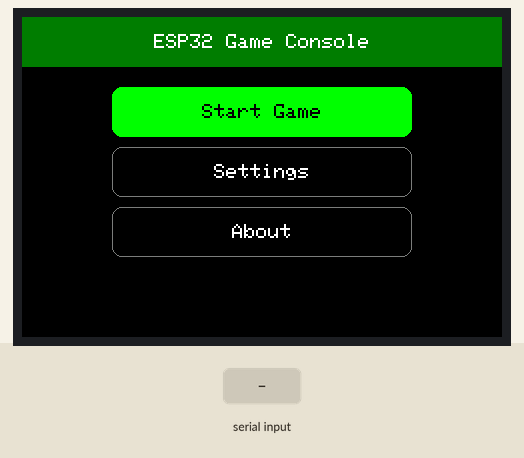
Recording of a sketch running on a simulated ESP32. Parts: 480×320 colour display. Inputs (shaded band) come from the test bench.

Above: at 1.5 s.
1.6 s: "w" received over Serial
At 2.2 s:
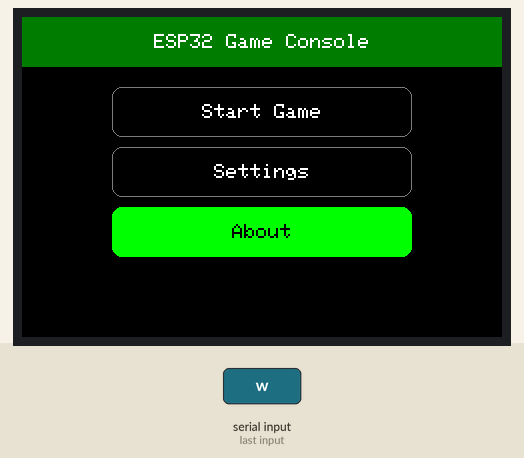
3.1 s: "d" received over Serial
At 4.2 s:
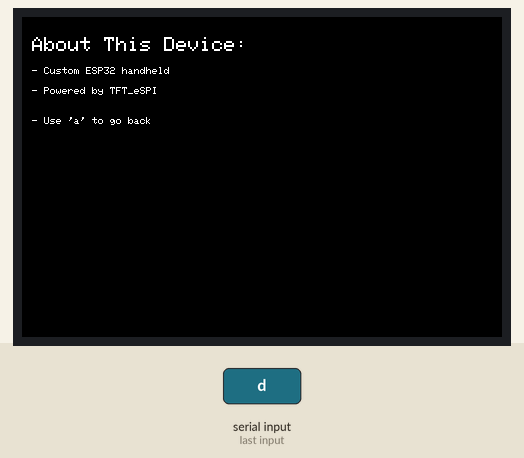
4.7 s: "a" received over Serial
At 6.0 s:
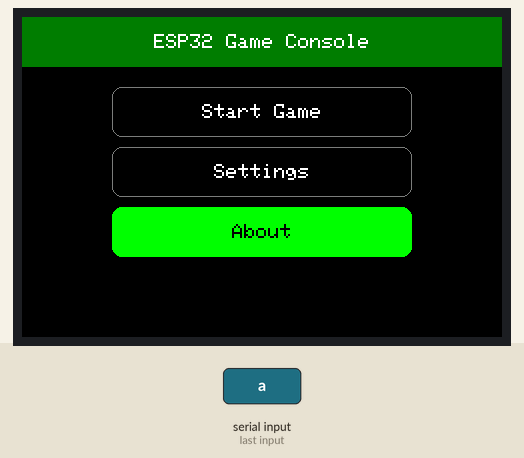
6.4 s: "w" received over Serial
At 7.0 s:
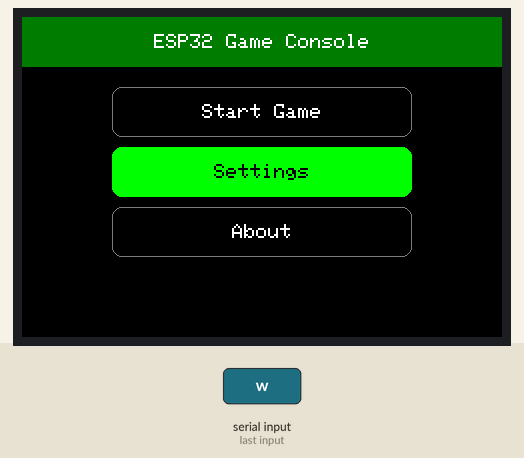
7.9 s: "w" received over Serial
At 8.2 s:
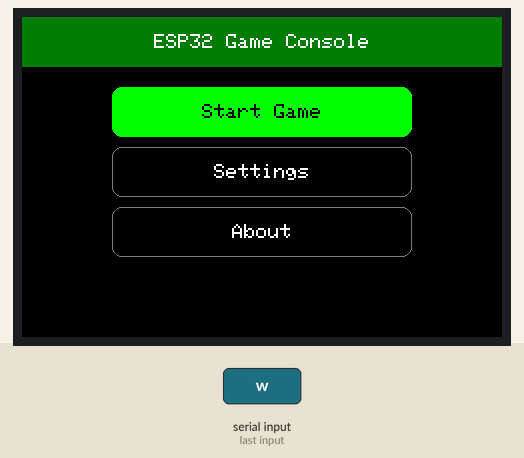
Timing chart, 0 to 10.4 s (numbered marks = the images above; inputs shaded):
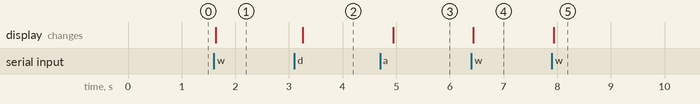

The sketch:

GameSlug-home.ino
```cpp
#include <TFT_eSPI.h>
#include <SPI.h>

TFT_eSPI tft = TFT_eSPI();

enum Screen {
  SCREEN_HOME,
  SCREEN_ABOUT
};

Screen currentScreen = SCREEN_HOME;

const char* menuItems[] = { "Start Game", "Settings", "About" };
const int menuItemCount = sizeof(menuItems) / sizeof(menuItems[0]);

const int SCREEN_WIDTH = 480;
const int SCREEN_HEIGHT = 320;

int selectedItem = 0;
int lastSelectedItem = -1;

// Simulated button input states (replace with your actual input)
bool upPressed = false;
bool downPressed = false;
bool selectPressed = false;
bool backPressed = false;

void setup() {
  Serial.begin(115200);
  tft.init();
  tft.setRotation(3);
  tft.fillScreen(TFT_BLACK);
  tft.setTextDatum(MC_DATUM);

  drawStaticUI();
  drawAllMenuItems();
  lastSelectedItem = selectedItem;
}

void loop() {
  // Simulate input (for testing)
  // Use serial input or other triggers in real code
  // For demo: press buttons via serial commands

  if (Serial.available()) {
    char c = Serial.read();
    switch (c) {
      case 'w': upPressed = true; break;
      case 's': downPressed = true; break;
      case 'd': selectPressed = true; break;
      case 'a': backPressed = true; break;
    }
  }

  switch (currentScreen) {
    case SCREEN_HOME: homeScreenLoop(); break;
    case SCREEN_ABOUT: aboutScreenLoop(); break;
  }

  // Reset inputs
  upPressed = false;
  downPressed = false;
  selectPressed = false;
  backPressed = false;
}

void homeScreenLoop() {
  if (upPressed) {
    int newSelected = (selectedItem - 1 + menuItemCount) % menuItemCount;
    updateMenuSelection(selectedItem, newSelected);
    selectedItem = newSelected;
  }
  if (downPressed) {
    int newSelected = (selectedItem + 1) % menuItemCount;
    updateMenuSelection(selectedItem, newSelected);
    selectedItem = newSelected;
  }
  if (selectPressed) {
    if (selectedItem == 2) {  // About button
      currentScreen = SCREEN_ABOUT;
      drawAboutScreen();
    }
    // else ignore for now
  }
}

void aboutScreenLoop() {
  if (backPressed) {
    currentScreen = SCREEN_HOME;
    tft.fillScreen(TFT_BLACK);
    drawStaticUI();
    drawAllMenuItems();
    lastSelectedItem = selectedItem;
  }
}

void drawStaticUI() {
  tft.fillRect(0, 0, SCREEN_WIDTH, 50, TFT_DARKGREEN);
  tft.setTextColor(TFT_WHITE, TFT_DARKGREEN);
  tft.setTextSize(2);
  tft.setTextDatum(MC_DATUM);
  tft.drawString("ESP32 Game Console", SCREEN_WIDTH / 2, 25);
}

void drawAllMenuItems() {
  for (int i = 0; i < menuItemCount; i++) {
    drawMenuItem(i, i == selectedItem);
  }
}

void updateMenuSelection(int oldSel, int newSel) {
  if (oldSel >= 0) drawMenuItem(oldSel, false);
  drawMenuItem(newSel, true);
}


void drawMenuItem(int index, bool selected) {
  int itemHeight = 50;
  int spacing = 10;
  int y = 70 + index * (itemHeight + spacing);
  int x = 90;
  int width = SCREEN_WIDTH - 2 * x;

  if (selected) {
    tft.fillRoundRect(x, y, width, itemHeight, 10, TFT_GREEN);
    tft.setTextColor(TFT_BLACK, TFT_GREEN);
  } else {
    tft.fillRoundRect(x, y, width, itemHeight, 10, TFT_BLACK);
    tft.drawRoundRect(x, y, width, itemHeight, 10, TFT_DARKGREY);
    tft.setTextColor(TFT_WHITE, TFT_BLACK);
  }

  tft.setTextSize(2);
  tft.setTextDatum(MC_DATUM);  // 🔧 Center align text
  tft.drawString(menuItems[index], SCREEN_WIDTH / 2, y + itemHeight / 2);
}

void drawAboutScreen() {
  tft.fillScreen(TFT_BLACK);
  tft.setTextDatum(TL_DATUM);
  tft.setTextColor(TFT_WHITE);
  tft.setTextSize(2);
  tft.drawString("About This Device:", 10, 20);
  tft.setTextSize(1);
  tft.drawString("- Custom ESP32 handheld", 10, 50);
  tft.drawString("- Powered by TFT_eSPI", 10, 70);
  tft.drawString("- Use 'a' to go back", 10, 100);
}
```

Measured:
- after the input at 1.6 s, the display: changes at once (image 1)
- after the input at 3.1 s, the display: changes after 0.16 s (image 2)
- after the input at 4.7 s, the display: changes after 0.24 s (image 3)
- after the input at 6.4 s, the display: changes at once (image 4)
- after the input at 7.9 s, the display: changes at once (image 5)
